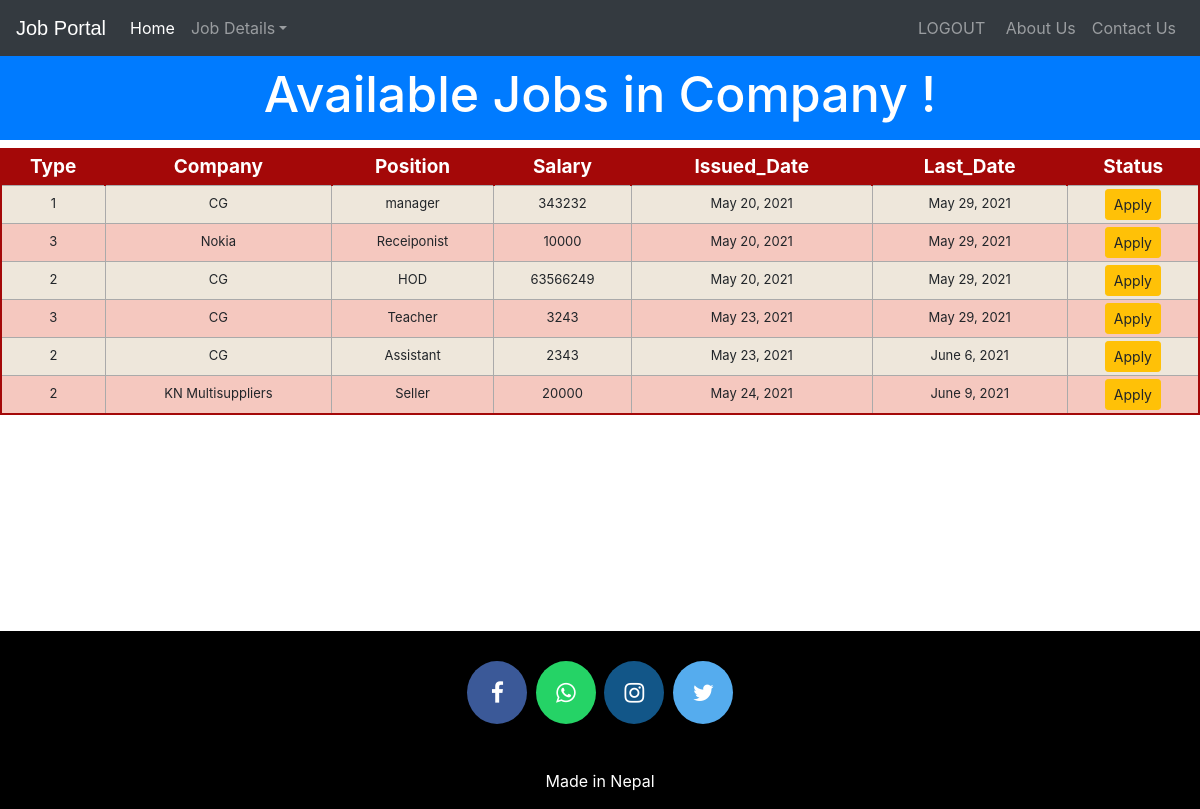
Before: /view-job-employee/ (signed in) with the older database file.
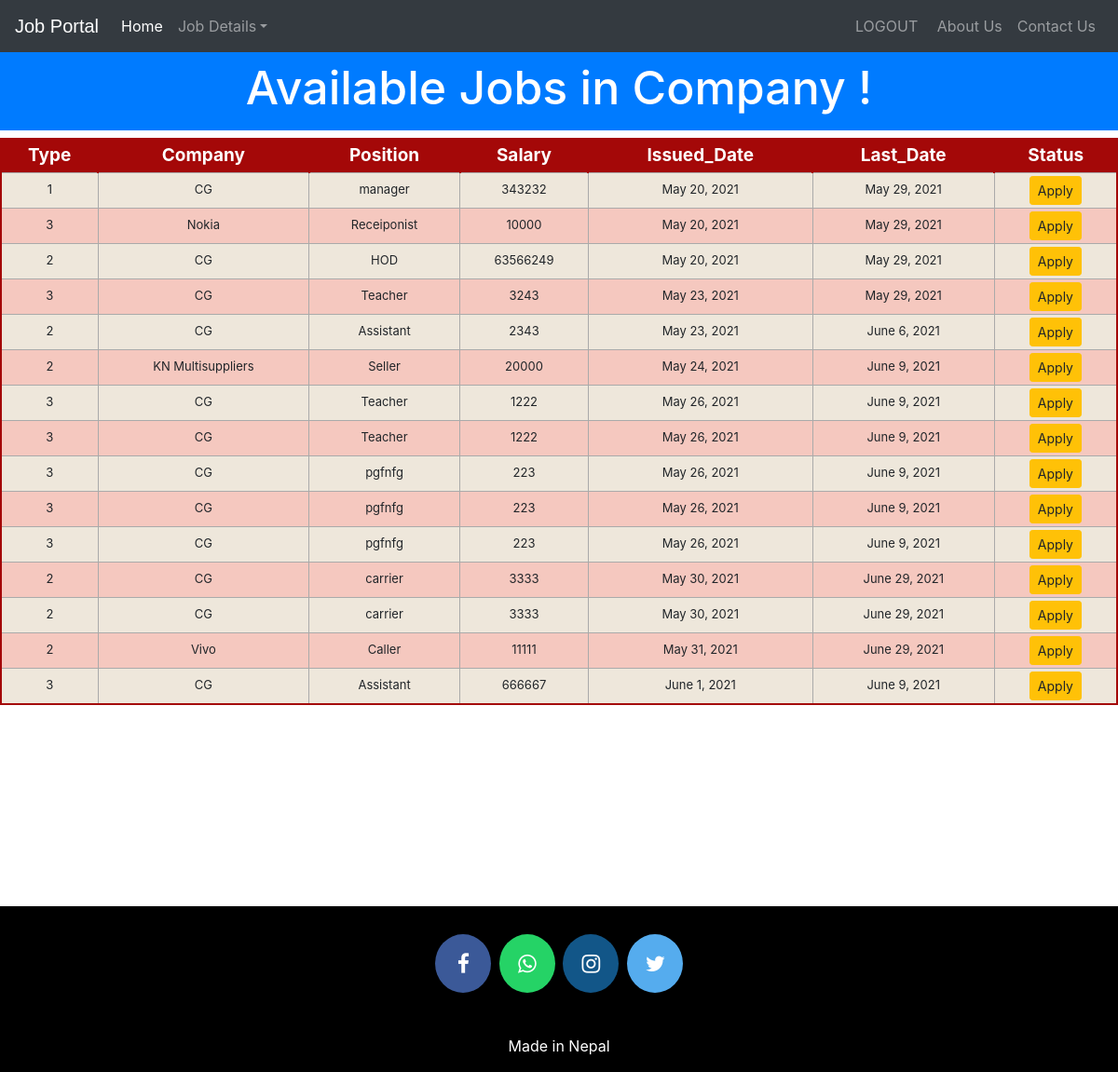
After: the same page with the newer database file.
### account/models.py (models this page shows, shortened)
class JobDetails(models.Model):
    user = models.ForeignKey(User, on_delete=models.CASCADE)
    type=models.CharField( choices=JOB_TYPE,max_length=10)
    position=models.CharField(max_length=20)
    description=models.TextField(max_length=100)
    salary=models.PositiveBigIntegerField()
    company_name=models.CharField(max_length=40)
    company_address=models.CharField(max_length=20)
    website=models.CharField(max_length=100)
    created_at=models.DateField(default=timezone.now)
    last_date=models.DateField()

### account/decorators.py (the view)
    def wrap(request,*args,**kwargs):
        if request.user.role=="employee":
            return function(request,*args,**kwargs)
        else:
            raise PermissionDenied

### account/views.py (called while the page is built)
@login_required(login_url=reverse_lazy('/login/'))
@user_is_employee
def ViewJobByEmployee(request):
    obj=JobDetails.objects.all()
    return render(request,'FirstProject/ViewAllJob.html',{'obj':obj})

### account/templates/FirstProject/ViewAllJob.html (shortened to what this page needs)
<!DOCTYPE html>
<html lang="en" dir="ltr">
  <head>
  </head>
  <body>
   {% include "FirstProject/navbaremployee.html" %}
    <br>
    <br>
    <h3 class="p-3 mb-2 bg-primary text-white" style = 'font-size: 50px;text-align:center;'>Available Jobs in Company !</h3>
{% if obj %}
<table class="redTable">
<thead>
<tr>
<th>Type</th>
    <th>Company</th>
<th>Position</th>
<th>Salary</th>
<th>Issued_Date</th>
    <th>Last_Date</th>
    <th>Status</th>
</tr>
</thead>
<tbody>
{% for job in obj %}
    <tr>
      <td>{{job.type}}</td>
        <td>{{job.company_name}}</td>
      <td>{{job.position}}</td>
      <td>{{job.salary}}</td>
      <td>{{job.created_at}}</td>
        <td>{{job.last_date}}</td>
         <td>
             <a href="{% url 'apply' job.id %}" class="btn
             btn-warning btn-sm">Apply</a>
         </td>
    </tr>
  {% endfor %}
</tbody>
</table>
{%else%}
<h1>Have 0 Jobs</h1>
{%endif%}
<br><br><br><br><br><br><br><br><br>
  {% include "FirstProject/footer.html" %}
  </body>
</html>

### account/templates/FirstProject/navbaremployee.html (shortened to what this page needs)
<!DOCTYPE html>
{% load static %}
<html lang="en">
<head>
<link rel="stylesheet" href="https://stackpath.bootstrapcdn.com/bootstrap/4.3.1/css/bootstrap.min.css">
<link rel="stylesheet" href="https://maxcdn.bootstrapcdn.com/font-awesome/4.7.0/css/font-awesome.min.css">
</head>
<body>
<div class="bs-example">
    <nav class="navbar navbar-expand-md bg-dark navbar-dark fixed-top">
        <a href="/" class="navbar-brand">Job Portal</a>
        <div class="collapse navbar-collapse justify-content-between" id="navbarCollapse">
            <div class="navbar-nav">
                <a href="/" class="nav-item nav-link active">Home</a>
                <div class="nav-item dropdown">
                  <a href="#" class="nav-link dropdown-toggle" data-toggle="dropdown">Job Details</a>
                </div>
            </div>
            <div class="navbar-nav">
                <a href="/logout" class="nav-item nav-link">LOGOUT</a> &nbsp
                <a href="/aboutus" class="nav-item nav-link">About Us</a>
                <a href="contactus" class="nav-item nav-link">Contact Us</a>
            </div>
        </div>
    </nav>
</div>
</body>
</html>

### account/templates/FirstProject/footer.html (shortened to what this page needs)
<!DOCTYPE html>
<html>
<head>
</head>
<footer>
  <p>
  <a href="https://facebook.com/sumit.luv/" class="fa fa-facebook"></a>
  <a href="https://api.whatsapp.com/send?phone=919572181024&text=Hello%20Sumit.%0d%0aHow%20are%20you%20%3f%0d%0aI%20came%20from%20your%20website.&source=&data=#" class="fa fa-whatsapp"></a>
  <a href="https://instagram.com/sumit.luv" class="fa fa-instagram"></a>
  <a href="https://twitter.com/sumitkumar1503" class="fa fa-twitter"></a>
  </p>
<br>
  <div class="container">
    <div class="row">
               <div class="col-md-12 col-sm-12">
                    <div style="color:#ffffff;"class="wow fadeInUp footer-copyright">
                         <p>Made in Nepal    </p>
                    </div>
               </div>
    </div>
  </div>
</footer>
</html>

### account/templates/FirstProject/ViewAllJob.html (style rules this page uses)
table.redTable { border: 2px solid #A40808; background-color: #EEE7DB; width: 100%; text-align: center; border-collapse: collapse; }
table.redTable td, table.redTable th { border: 1px solid #AAAAAA; padding: 3px 2px; }
table.redTable tbody td { font-size: 13px; }
table.redTable tr:nth-child(even) { background: #F5C8BF; }
table.redTable thead { background: #A40808; }
table.redTable thead th { font-size: 19px; font-weight: bold; color: #FFFFFF; text-align: center; border-left: 2px solid #A40808; }
table.redTable thead th:first-child { border-left: none; }

### account/templates/FirstProject/navbaremployee.html (style rules this page uses)
.bs-example { margin: 0px; }
.navbar-brand { font-size: 20px; font-family: sans-serif; }

### account/templates/FirstProject/footer.html (style rules this page uses)
footer { padding: 0px 0px 0px 0px; background-color:black; margin:0px; }
.fa { padding: 20px; font-size: 23px; width: 60px; text-align: center; text-decoration: none; margin: 5px 2px; border-radius: 50%; }
.fa-facebook { background: #3B5998; color: white; margin-top: 30px; }
.fa-whatsapp { background: #25d366; color: white; }
.fa-twitter { background: #55ACEE; color: white; }
.fa-instagram { background: #125688; color: white; }
p { text-align:center; }

Changed rows visible on the page:
added JobDetails: type "3", company_name "CG", position "Teacher", salary "1222", created_at "May 26, 2021", last_date "June 9, 2021"
added JobDetails: type "3", company_name "CG", position "Teacher", salary "1222", created_at "May 26, 2021", last_date "June 9, 2021"
added JobDetails: type "3", company_name "CG", position "pgfnfg", salary "223", created_at "May 26, 2021", last_date "June 9, 2021"
added JobDetails: type "3", company_name "CG", position "pgfnfg", salary "223", created_at "May 26, 2021", last_date "June 9, 2021"
added JobDetails: type "3", company_name "CG", position "pgfnfg", salary "223", created_at "May 26, 2021", last_date "June 9, 2021"
added JobDetails: type "2", company_name "CG", position "carrier", salary "3333", created_at "May 30, 2021", last_date "June 29, 2021"
added JobDetails: type "2", company_name "CG", position "carrier", salary "3333", created_at "May 30, 2021", last_date "June 29, 2021"
added JobDetails: type "2", company_name "Vivo", position "Caller", salary "11111", created_at "May 31, 2021", last_date "June 29, 2021"
added JobDetails: type "3", company_name "CG", position "Assistant", salary "666667", created_at "June 1, 2021", last_date "June 9, 2021"
